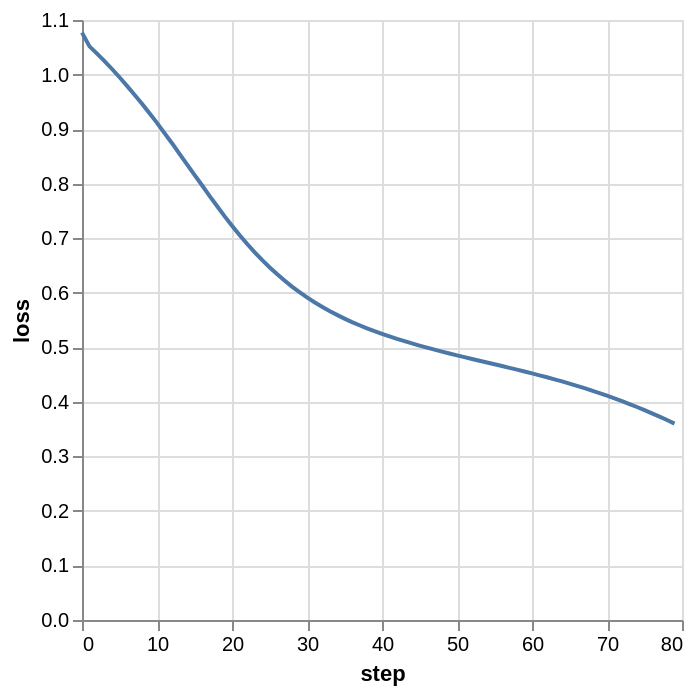

This figure's notebook cell:
### Code cell
chart = alt.Chart.from_dict(result)
chart.show()

### Figure 1 — Vega-Lite specification as saved in the notebook (floating-point values rounded to 4 significant figures)
{"config": {"view": {"continuousWidth": 300, "continuousHeight": 300}}, "data": {"name": "data-da84b6699635b4b25d14755add88bc7d"}, "mark": {"type": "line"}, "encoding": {"x": {"field": "step", "type": "quantitative"}, "y": {"field": "loss", "type": "quantitative"}}, "$schema": "https://vega.github.io/schema/vega-lite/v5.20.1.json", "datasets": {"data-da84b6699635b4b25d14755add88bc7d": [{"step": 0, "loss": 1.077}, {"step": 1, "loss": 1.052}, {"step": 2, "loss": 1.038}, {"step": 3, "loss": 1.025}, {"step": 4, "loss": 1.01}, {"step": 5, "loss": 0.995}, {"step": 6, "loss": 0.9792}, {"step": 7, "loss": 0.9631}, {"step": 8, "loss": 0.9466}, {"step": 9, "loss": 0.929}, {"step": 10, "loss": 0.9114}, {"step": 11, "loss": 0.8926}, {"step": 12, "loss": 0.8741}, {"step": 13, "loss": 0.8544}, {"step": 14, "loss": 0.8354}, {"step": 15, "loss": 0.8161}, {"step": 16, "loss": 0.797}, {"step": 17, "loss": 0.7775}, {"step": 18, "loss": 0.759}, {"step": 19, "loss": 0.7404}, {"step": 20, "loss": 0.7229}, {"step": 21, "loss": 0.7058}, {"step": 22, "loss": 0.6898}, {"step": 23, "loss": 0.6745}, {"step": 24, "loss": 0.6602}, {"step": 25, "loss": 0.6467}, {"step": 26, "loss": 0.6342}, {"step": 27, "loss": 0.6225}, {"step": 28, "loss": 0.6113}, {"step": 29, "loss": 0.6011}, {"step": 30, "loss": 0.5915}, {"step": 31, "loss": 0.5825}, {"step": 32, "loss": 0.5743}, {"step": 33, "loss": 0.5665}, {"step": 34, "loss": 0.5594}, {"step": 35, "loss": 0.5526}, {"step": 36, "loss": 0.5462}, {"step": 37, "loss": 0.5404}, {"step": 38, "loss": 0.5347}, {"step": 39, "loss": 0.5294}, {"step": 40, "loss": 0.5245}, {"step": 41, "loss": 0.5199}, {"step": 42, "loss": 0.5154}, {"step": 43, "loss": 0.5111}, {"step": 44, "loss": 0.5071}, {"step": 45, "loss": 0.5031}, {"step": 46, "loss": 0.4993}, {"step": 47, "loss": 0.4956}, {"step": 48, "loss": 0.4921}, {"step": 49, "loss": 0.4886}, {"step": 50, "loss": 0.4852}, {"step": 51, "loss": 0.4819}, {"step": 52, "loss": 0.4786}, {"step": 53, "loss": 0.4753}, {"step": 54, "loss": 0.4721}, {"step": 55, "loss": 0.4688}, {"step": 56, "loss": 0.4656}, {"step": 57, "loss": 0.4623}, {"step": 58, "loss": 0.4589}, {"step": 59, "loss": 0.4555}, {"step": 60, "loss": 0.4521}, {"step": 61, "loss": 0.4486}, {"step": 62, "loss": 0.4449}, {"step": 63, "loss": 0.4412}, {"step": 64, "loss": 0.4374}, {"step": 65, "loss": 0.4334}, {"step": 66, "loss": 0.4293}, {"step": 67, "loss": 0.4251}, {"step": 68, "loss": 0.4207}, {"step": 69, "loss": 0.4161}, {"step": 70, "loss": 0.4113}, {"step": 71, "loss": 0.4064}, {"step": 72, "loss": 0.4013}, {"step": 73, "loss": 0.396}, {"step": 74, "loss": 0.3905}, {"step": 75, "loss": 0.3848}, {"step": 76, "loss": 0.3789}, {"step": 77, "loss": 0.3728}, {"step": 78, "loss": 0.3666}, {"step": 79, "loss": 0.3601}]}}
